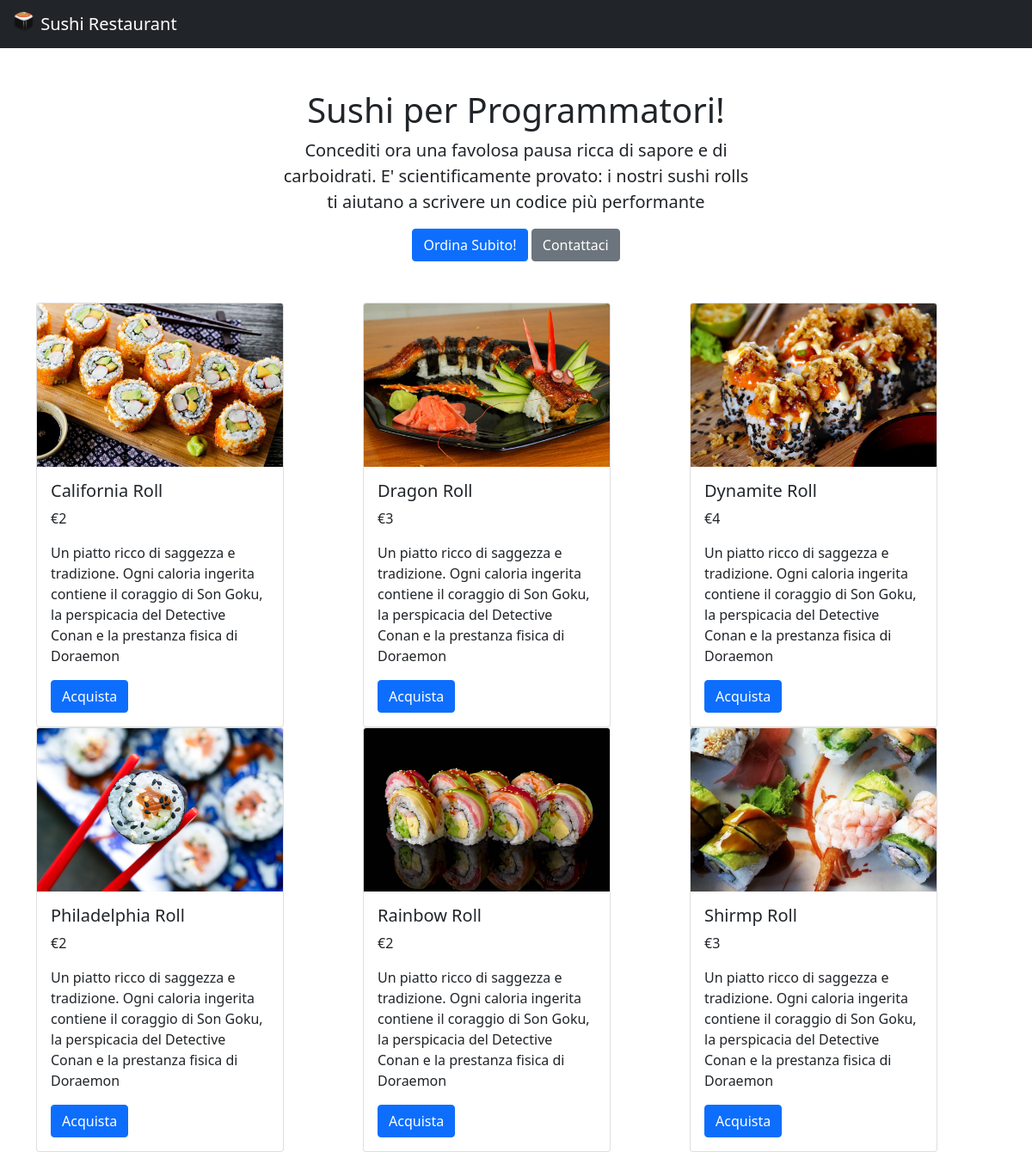
The page /rolls/ on the database its author committed.
### rolls/models.py (models this page shows, shortened)
class Roll(models.Model):
    immagine = models.ImageField()
    nome = models.CharField(max_length=20)
    prezzo = models.IntegerField()

### rolls/views.py (the view)
# urls.py: path('rolls/', include('rolls.urls')),
def rolls(request):
    rolls = Roll.objects.all()
    return render(request, 'rolls/sushi-rolls.html', {'rolls': rolls})

### rolls/templates/rolls/sushi-rolls.html (shortened to what this page needs)
{% extends 'rolls/common.html' %}
{% block content %}
    <div class="container my-5 text-center" style="max-width: 580px">
      <h1>Sushi per Programmatori!</h1>
      <p class="lead">
        Concediti ora una favolosa pausa ricca di sapore e di carboidrati. E'
        scientificamente provato: i nostri sushi rolls ti aiutano a scrivere un
        codice più performante
      </p>
      <button type="button" class="btn btn-primary">Ordina Subito!</button>
      <a href="{% url 'contattaci' %}" type="button" class="btn btn-secondary">Contattaci</a>
    </div>
    <div class="container">
      <div class="row">
        {% for roll in rolls %}
        <div class="col-sm">
          <div class="card" style="width: 18rem">
            <img src="{{ roll.immagine.url }}" class="card-img-top" alt="..." />
            <div class="card-body">
              <h5 class="card-title">{{ roll.nome }} Roll</h5>
              <p class="card-text">€{{ roll.prezzo }}</p>
                <p class="card-text"></p>Un piatto ricco di saggezza e tradizione. Ogni caloria ingerita
                contiene il coraggio di Son Goku, la perspicacia del Detective
                Conan e la prestanza fisica di Doraemon
              <a href="#" class="btn btn-primary">Acquista</a>
            </div>
          </div>
        </div>
        {% endfor %}
      </div>
    </div>
{% endblock %}

### rolls/templates/rolls/common.html (shortened to what this page needs)
<!DOCTYPE html>
<html lang="en">
  <head>
    <link
      href="https://cdn.jsdelivr.net/npm/bootstrap@5.0.0-beta2/dist/css/bootstrap.min.css"
      rel="stylesheet"
    />
  </head>
  <body>
    <nav class="navbar navbar-dark bg-dark">
      <div class="container-fluid">
        <a class="navbar-brand" href="{% url 'home' %}">
          {% load static %}
          <img
            src="{% static 'rolls/logo.png' %}"
            alt=""
            width="30"
            height="24"
            class="d-inline-block align-top"
          />
          Sushi Restaurant
        </a>
      </div>
    </nav>
    {% block content %} {% endblock %}
  </body>
</html>

### rows shown on the page
Roll: immagine (picture), nome "California", prezzo "2"
Roll: immagine (picture), nome "Dragon", prezzo "3"
Roll: immagine (picture), nome "Dynamite", prezzo "4"
Roll: immagine (picture), nome "Philadelphia", prezzo "2"
Roll: immagine (picture), nome "Rainbow", prezzo "2"
Roll: immagine (picture), nome "Shirmp", prezzo "3"
